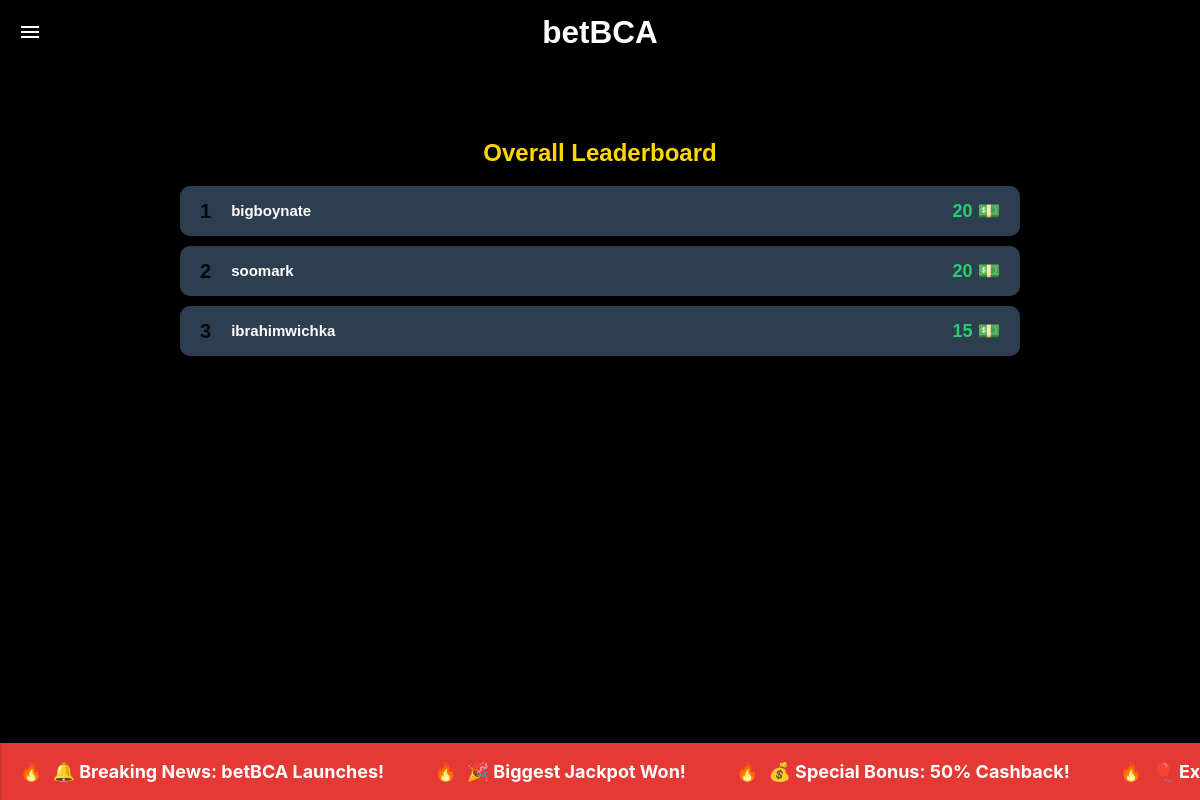
Page /leaderboard (signed in) on the earlier database version.
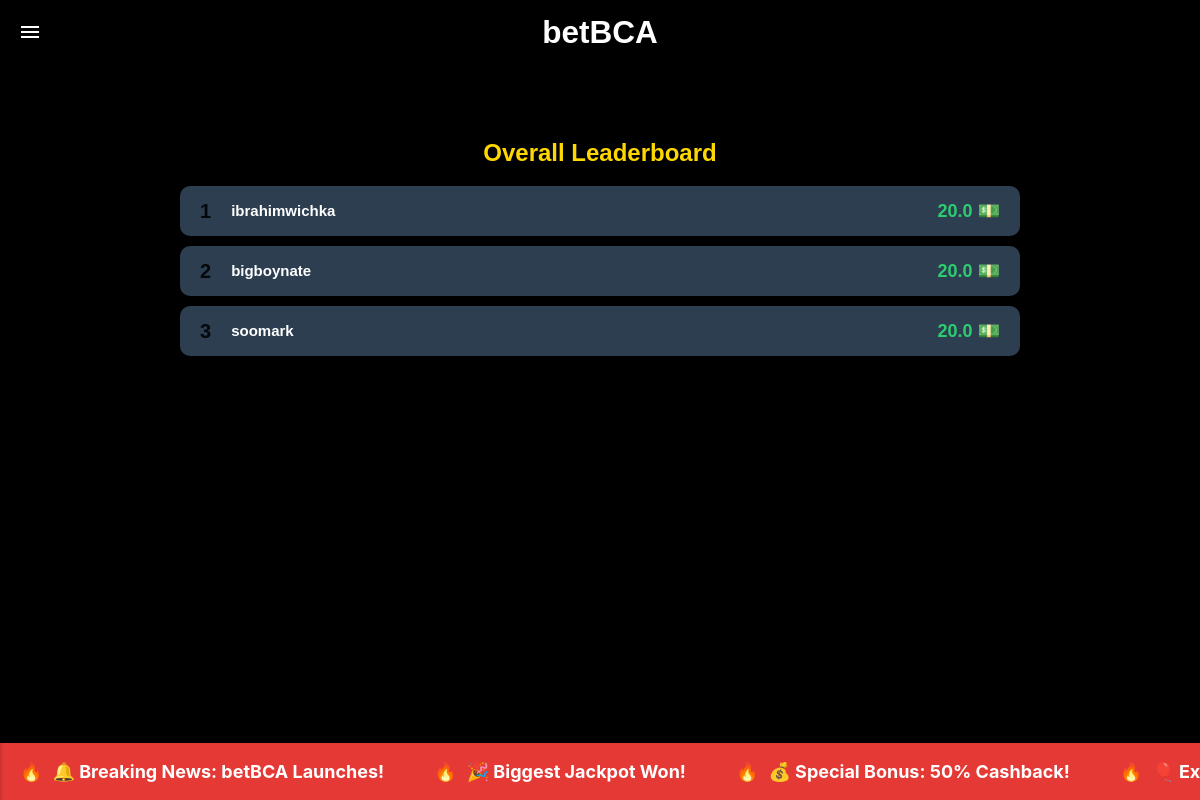
Same page on the later database version.
### tables this page shows
CREATE TABLE users (
            id INTEGER PRIMARY KEY AUTOINCREMENT,
            username TEXT NOT NULL UNIQUE,
            password TEXT NOT NULL,
            points REAL DEFAULT 20.00
        );

### app.py (the view)
@app.route('/leaderboard')
def leaderboard():
    if 'username' in session:
        db = get_db_connection()
        cursor = db.cursor()
        cursor.execute('SELECT * FROM users ORDER BY points DESC')
        leaderboard_data = cursor.fetchall()
        cursor.execute('SELECT points FROM users WHERE username = ?', (session['username'],))
        user_points = cursor.fetchone()['points']
        db.close()
        return render_template(
            'leaderboard.html',
            logged_in=True,
            username=session['username'],
            user_points=user_points,
            leaderboard=leaderboard_data,
            current_user=session['user_id']
        )
    else:
        return redirect('/')

### app.py (called while the page is built)
def get_db_connection():
    conn = sqlite3.connect('database.db')
    conn.row_factory = sqlite3.Row
    return conn

### templates/leaderboard.html (shortened to what this page needs)
{% extends "material/base.html" %}
{% block styles %}
    <link rel="stylesheet" href="/static/css/styles3.css">
{% endblock %}
{% block content %}
<main>
    <header>
    <nav>
      <div class="nav-wrapper black">
        <a
          href="#"
          data-target="slide-out"
          class="sidenav-trigger show-on-medium-and-up"
          ><i class="material-icons">menu</i></a
        >
        <a href="#" class="brand-logo center">betBCA</a>
      </div>
    </nav>
    </header>
    <div class="container leaderboard-container">
        <div class="leaderboard">
            <h2 class = "lead-head"> Overall Leaderboard</h2>
            <ul>
                {% for user in leaderboard %}
                <li class="{% if user['id'] == current_user_id %}highlight{% endif %}">
                    <span class="rank">{{ loop.index }}</span>
                    <span class="user-name">{{ user['username'] }}</span>
                    <span class="points"> {{user['points']}} 💵 </span>
                </li>
                {% endfor %}
            </ul>
        </div>
    </div>
    <div class="news-banner-container">
      <div class="news-banner">
        <div class="news-item">🔔 Breaking News: betBCA Launches!</div>
        <div class="news-item">🎉 Biggest Jackpot Won!</div>
        <div class="news-item">💰 Special Bonus: 50% Cashback!</div>
        <div class="news-item">🎈 Exciting Events This Weekend!</div>
      </div>
    </div>
</main>
{% endblock %}

Differences in the rows shown:
changed users "ibrahimwichka": points "15" → "20.0"; moves up the list
computed for users "bigboynate": points "20" → "20.0"
computed for users "soomark": points "20" → "20.0"
